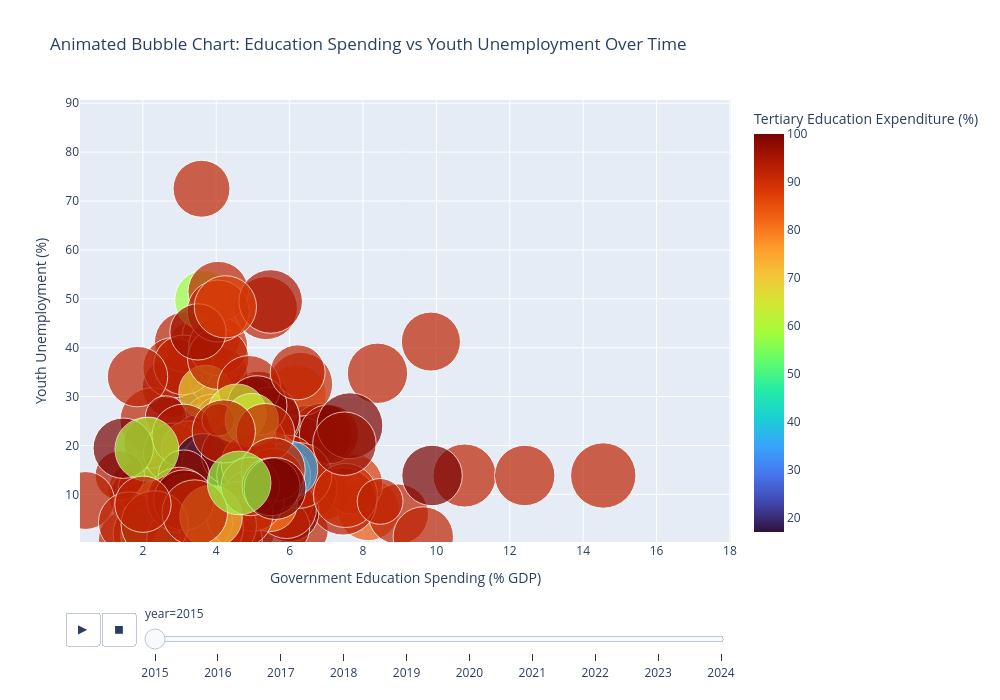

Notebook source saved alongside this figure:
### Markdown cell above
### Bubble Chart

### Code cell
fig = px.scatter(
    df,
    x='gov_exp_gdp',
    y='unemp_youth',
    size=size_scaled,
    color='exp_tertiary',
    animation_frame='year',
    animation_group='country',
    hover_name='country',
    hover_data=['unemp_total', 'labor_adv_edu'],
    color_continuous_scale='Turbo',
    size_max=50,
    title="Animated Bubble Chart: Education Spending vs Youth Unemployment Over Time",
    labels={
        'gov_exp_gdp': 'Government Education Spending (% GDP)',
        'unemp_youth': 'Youth Unemployment (%)',
        'attain_bachelors': 'Bachelors Attainment (%)',
        'exp_tertiary': 'Tertiary Education Expenditure (%)'
    },
    range_x=[df['gov_exp_gdp'].min() * 0.9, df['gov_exp_gdp'].max() * 1.1],
    range_y=[df['unemp_youth'].min() * 0.9, df['unemp_youth'].max() * 1.1]
)
fig.update_layout(width=1000, height=700)
fig.show()

### Figure 1 — Plotly figure (JSON) as saved in the notebook; plotly's stock layout.template omitted (floating-point values rounded to 4 significant figures; data arrays with more than 128 entries replaced by an {"elided": "..."} marker saying what was removed)
{"data": [{"customdata": {"elided": "177x2 float values"}, "hovertemplate": "<b>%{hovertext}</b><br><br>year=2015<br>Government Education Spending (% GDP)=%{x}<br>Youth Unemployment (%)=%{y}<br>size=%{marker.size}<br>unemp_total=%{customdata[0]}<br>labor_adv_edu=%{customdata[1]}<br>Tertiary Education Expenditure (%)=%{marker.color}<extra></extra>", "hovertext": {"elided": "177 str values"}, "ids": {"elided": "177 str values"}, "legendgroup": "", "marker": {"color": {"elided": "177 float values"}, "coloraxis": "coloraxis", "size": {"elided": "177 float values"}, "sizemode": "area", "sizeref": 0.012, "symbol": "circle"}, "mode": "markers", "name": "", "orientation": "v", "showlegend": false, "type": "scatter", "x": {"elided": "177 float values"}, "xaxis": "x", "y": {"elided": "177 float values"}, "yaxis": "y"}], "layout": {"coloraxis": {"colorbar": {"title": {"text": "Tertiary Education Expenditure (%)"}}, "colorscale": [[0, "#30123b"], [0.07143, "#4145ab"], [0.1429, "#4675ed"], [0.2143, "#39a2fc"], [0.2857, "#1bcfd4"], [0.3571, "#24eca6"], [0.4286, "#61fc6c"], [0.5, "#a4fc3b"], [0.5714, "#d1e834"], [0.6429, "#f3c63a"], [0.7143, "#fe9b2d"], [0.7857, "#f36315"], [0.8571, "#d93806"], [0.9286, "#b11901"], [1, "#7a0402"]]}, "height": 700, "legend": {"itemsizing": "constant", "tracegroupgap": 0}, "sliders": [{"active": 0, "currentvalue": {"prefix": "year="}, "len": 0.9, "pad": {"b": 10, "t": 60}, "steps": [{"args": [["2015"], {"frame": {"duration": 0, "redraw": false}, "fromcurrent": true, "mode": "immediate", "transition": {"duration": 0, "easing": "linear"}}], "label": "2015", "method": "animate"}, {"args": [["2016"], {"frame": {"duration": 0, "redraw": false}, "fromcurrent": true, "mode": "immediate", "transition": {"duration": 0, "easing": "linear"}}], "label": "2016", "method": "animate"}, {"args": [["2017"], {"frame": {"duration": 0, "redraw": false}, "fromcurrent": true, "mode": "immediate", "transition": {"duration": 0, "easing": "linear"}}], "label": "2017", "method": "animate"}, {"args": [["2018"], {"frame": {"duration": 0, "redraw": false}, "fromcurrent": true, "mode": "immediate", "transition": {"duration": 0, "easing": "linear"}}], "label": "2018", "method": "animate"}, {"args": [["2019"], {"frame": {"duration": 0, "redraw": false}, "fromcurrent": true, "mode": "immediate", "transition": {"duration": 0, "easing": "linear"}}], "label": "2019", "method": "animate"}, {"args": [["2020"], {"frame": {"duration": 0, "redraw": false}, "fromcurrent": true, "mode": "immediate", "transition": {"duration": 0, "easing": "linear"}}], "label": "2020", "method": "animate"}, {"args": [["2021"], {"frame": {"duration": 0, "redraw": false}, "fromcurrent": true, "mode": "immediate", "transition": {"duration": 0, "easing": "linear"}}], "label": "2021", "method": "animate"}, {"args": [["2022"], {"frame": {"duration": 0, "redraw": false}, "fromcurrent": true, "mode": "immediate", "transition": {"duration": 0, "easing": "linear"}}], "label": "2022", "method": "animate"}, {"args": [["2023"], {"frame": {"duration": 0, "redraw": false}, "fromcurrent": true, "mode": "immediate", "transition": {"duration": 0, "easing": "linear"}}], "label": "2023", "method": "animate"}, {"args": [["2024"], {"frame": {"duration": 0, "redraw": false}, "fromcurrent": true, "mode": "immediate", "transition": {"duration": 0, "easing": "linear"}}], "label": "2024", "method": "animate"}], "x": 0.1, "xanchor": "left", "y": 0, "yanchor": "top"}], "title": {"text": "Animated Bubble Chart: Education Spending vs Youth Unemployment Over Time"}, "updatemenus": [{"buttons": [{"args": [null, {"frame": {"duration": 500, "redraw": false}, "fromcurrent": true, "mode": "immediate", "transition": {"duration": 500, "easing": "linear"}}], "label": "&#9654;", "method": "animate"}, {"args": [[null], {"frame": {"duration": 0, "redraw": false}, "fromcurrent": true, "mode": "immediate", "transition": {"duration": 0, "easing": "linear"}}], "label": "&#9724;", "method": "animate"}], "direction": "left", "pad": {"r": 10, "t": 70}, "showactive": false, "type": "buttons", "x": 0.1, "xanchor": "right", "y": 0, "yanchor": "top"}], "width": 1000, "xaxis": {"anchor": "y", "domain": [0, 1], "range": [0.2872, 18.03], "title": {"text": "Government Education Spending (% GDP)"}}, "yaxis": {"anchor": "x", "domain": [0, 1], "range": [0.2655, 90.65], "title": {"text": "Youth Unemployment (%)"}}}}
